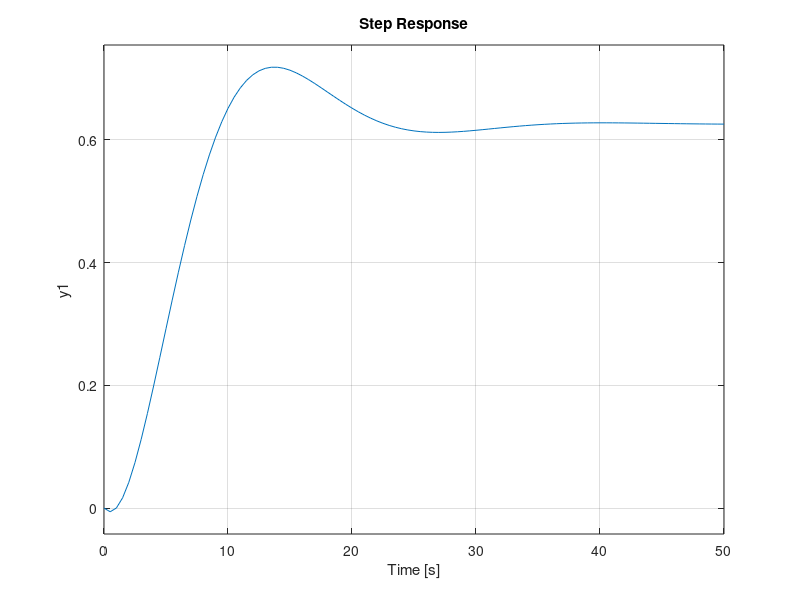

The MATLAB script that drew this image: (Note: this script raises an error after producing the figure.)
deasupra = [-0.02524 0.04829]
desupt = [1 0.2896 0.0772]
sys = tf(deasupra,desupt)
step(sys)
s = stepinfo(sys)
pi2 = 3.14159
tp = 13.7
eps = 0.51960
Wd = pi2/tp
Wn = Wd/(sqrt(1-eps^2))
Wn^2
ys = [0.0451]
xs = [1 0.2789 0.072]
sys2 = tf(ys,xs)
%step(sys2)
%step(c2d(sys,1))
sys4 = c2d(sys2,1)